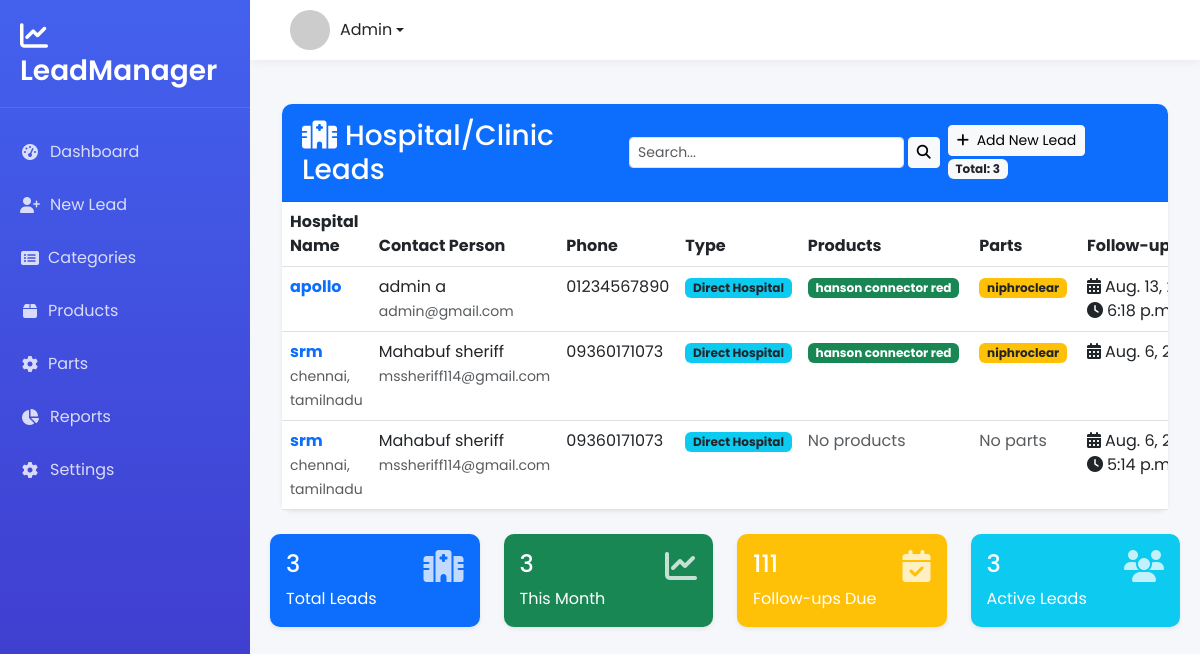
Page /hospital-leads/ (signed in) on the committed database.
### leads/models.py (models this page shows, shortened)
class HospitalLead(models.Model):
    hospital_name = models.CharField(max_length=200)
    hospital_type = models.CharField(max_length=50, choices=[
        ('Direct Hospital', 'Direct Hospital'),
        ('Distributed', 'Distributed'),
        ('Other', 'Other'),
    ])
    first_name = models.CharField(max_length=100)
    last_name = models.CharField(max_length=100)
    phone = models.CharField(max_length=15)
    email = models.EmailField(blank=True, null=True)
    address = models.TextField(blank=True, null=True)
    city = models.CharField(max_length=100, blank=True, null=True)
    state = models.CharField(max_length=100, blank=True, null=True)
    country = models.CharField(max_length=100, default='India')
    telecalling_response = models.JSONField(default=list)
    decision_maker = models.JSONField(default=list)
    followup_date = models.DateField(null=True, blank=True)
    followup_time = models.TimeField(null=True, blank=True)
    communication_channel = models.CharField(
        max_length=20,
        choices=[
            ('SMS', 'SMS'),
            ('Email', 'Email'),
            ('WhatsApp', 'WhatsApp'),
            ('Phone', 'Phone')
        ],
        null=True,
        blank=True
    )
    promotional_messages = models.CharField(
        max_length=3,
        choices=[('Yes', 'Yes'), ('No', 'No')],
        null=True,
        blank=True
    )
    remarks = models.TextField(null=True, blank=True)
    created_by = models.ForeignKey(User, on_delete=models.CASCADE)
    created_at = models.DateTimeField(auto_now_add=True)
    updated_at = models.DateTimeField(auto_now=True)

class HospitalLeadProducts(models.Model):
    hospital_lead = models.ForeignKey(HospitalLead, on_delete=models.CASCADE, related_name='lead_products')
    product = models.ForeignKey(Product, on_delete=models.CASCADE)
    created_at = models.DateTimeField(auto_now_add=True)
    class Meta:
        unique_together = ('hospital_lead', 'product')  # Prevent duplicate products for same lead
        verbose_name = "Hospital Lead Product"
        verbose_name_plural = "Hospital Lead Products"

class Product(models.Model):
    PRODUCT_UNITS = [
        ('kg', 'Kilogram'),
        ('ltr', 'Liter'),
        ('pcs', 'Pieces'),
        ('box', 'Box'),
        ('nos', 'Numbers'),
    ]
    id = models.CharField(max_length=50, primary_key=True)
    name = models.CharField(max_length=100)
    selling_price = models.DecimalField(max_digits=10, decimal_places=2)
    tax_percent = models.DecimalField(max_digits=5, decimal_places=2)
    purchase_price = models.DecimalField(max_digits=10, decimal_places=2)
    unit = models.CharField(max_length=10, choices=PRODUCT_UNITS, default='pcs')
    hsn_sac = models.CharField(max_length=20, blank=True, null=True)
    description = models.TextField(blank=True)
    category = models.ForeignKey('Category', on_delete=models.SET_NULL, null=True)
    product_image = models.ImageField(upload_to='product_images/', blank=True, null=True)
    created_at = models.DateTimeField(auto_now_add=True)

class HospitalLeadParts(models.Model):
    hospital_lead = models.ForeignKey(HospitalLead, on_delete=models.CASCADE, related_name='lead_parts')
    part = models.ForeignKey(Parts, on_delete=models.CASCADE)
    created_at = models.DateTimeField(auto_now_add=True)
    class Meta:
        unique_together = ('hospital_lead', 'part')  # Prevent duplicate parts for same lead
        verbose_name = "Hospital Lead Part"
        verbose_name_plural = "Hospital Lead Parts"

class Parts(models.Model):
    id = models.CharField(max_length=100, primary_key=True)
    name = models.CharField(max_length=200)
    category = models.ForeignKey(Category, on_delete=models.SET_NULL, null=True, blank=True)
    product = models.ForeignKey(Product, on_delete=models.SET_NULL, null=True, blank=True)
    description = models.TextField(blank=True, null=True)
    parts_image = models.ImageField(upload_to='parts_images/', blank=True, null=True)
    created_at = models.DateTimeField(auto_now_add=True)
    updated_at = models.DateTimeField(auto_now=True)
    class Meta:
        verbose_name = "Parts"
        verbose_name_plural = "Parts"
        ordering = ['-created_at']

### leads/views.py (the view, shortened to what this page needs)
# urls.py: path('hospital-leads/', views.hospital_leads_list, name='hospital_leads_list'),
@login_required
def hospital_leads_list(request):
    search_query = request.GET.get('q', '').strip()
    leads = HospitalLead.objects.all().prefetch_related(
        'lead_parts__part',
        'lead_products__product'
    ).order_by('-created_at')
    return render(request, 'hospital_leads_list.html', {
        'leads': leads,
        'search_query': search_query
    })

### leads/templates/hospital_leads_list.html (shortened to what this page needs)
{% extends "base.html" %}
{% block content %}
<div class="container mt-4">
    <div class="card">
        <div class="card-header bg-primary text-white d-flex justify-content-between align-items-center">
            <h3 class="mb-0">
                <i class="fas fa-hospital me-2"></i>Hospital/Clinic Leads
            </h3>
             <div class="d-flex">
                <form method="get" class="d-flex me-2">
                    <input type="text" name="q" class="form-control form-control-sm me-1"
                        placeholder="Search..." value="{{ search_query }}">
                    <button type="submit" class="btn btn-light btn-sm"><i class="fas fa-search"></i></button>
                </form>
        </div>
            <div>
                <a href="{% url 'new_lead' %}" class="btn btn-light btn-sm me-2">
                    <i class="fas fa-plus me-1"></i> Add New Lead
                </a>
                <span class="badge bg-light text-dark">Total: {{ leads|length }}</span>
            </div>
        </div>
        <div class="card-body p-0">
            <div class="table-responsive">
                <table class="table table-hover mb-0">
                    <thead class="bg-light">
                        <tr>
                            <th>Hospital Name</th>
                            <th>Contact Person</th>
                            <th>Phone</th>
                            <th>Type</th>
                            <th>Products</th>
                            <th>Parts</th>
                            <th>Follow-up</th>
                        </tr>
                    </thead>
                    <tbody>
                        {% for lead in leads %}
                        <tr>
                            <td>
                                <div class="fw-bold text-primary">{{ lead.hospital_name }}</div>
                                <small class="text-muted">{{ lead.city|default:"" }}{% if lead.city and lead.state %}, {% endif %}{{ lead.state|default:"" }}</small>
                            </td>
                            <td>
                                <div>{{ lead.first_name }} {{ lead.last_name }}</div>
                                {% if lead.email %}
                                    <small class="text-muted">{{ lead.email }}</small>
                                {% endif %}
                            </td>
                            <td>
                                <span class="text-nowrap">{{ lead.phone }}</span>
                            </td>
                            <td>
                                <span class="badge bg-info text-dark">{{ lead.hospital_type }}</span>
                            </td>
                            <td>
                                {% if lead.lead_products.all %}
                                    <div class="product-list">
                                        {% for lead_product in lead.lead_products.all %}
                                            <span class="badge bg-success me-1 mb-1">{{ lead_product.product.name }}</span>
                                        {% endfor %}
                                    </div>
                                {% else %}
                                    <span class="text-muted">No products</span>
                                {% endif %}
                            </td>
                            <td>
                                {% if lead.lead_parts.all %}
                                    <div class="parts-list">
                                        {% for lead_part in lead.lead_parts.all %}
                                            <span class="badge bg-warning text-dark me-1 mb-1">{{ lead_part.part.name }}</span>
                                        {% endfor %}
                                    </div>
                                {% else %}
                                    <span class="text-muted">No parts</span>
                                {% endif %}
                            </td>
                            <td>
                                {% if lead.followup_date %}
                                    <div class="text-nowrap">
                                        <i class="fas fa-calendar-alt me-1"></i>{{ lead.followup_date }}
                                        {% if lead.followup_time %}
                                            <br><i class="fas fa-clock me-1"></i>{{ lead.followup_time }}
                                        {% endif %}
                                    </div>
                                {% else %}
                                    <span class="text-muted">Not set</span>
                                {% endif %}
                            </td>
                        </tr>
                        {% endfor %}
                    </tbody>
                </table>
            </div>
        </div>
    </div>
</div>
<div class="row mt-4">
    <div class="col-md-3">
        <div class="card bg-primary text-white">
            <div class="card-body">
                <div class="d-flex justify-content-between">
                    <div>
                        <h4>{{ leads|length }}</h4>
                        <p class="mb-0">Total Leads</p>
                    </div>
                    <i class="fas fa-hospital fa-2x opacity-75"></i>
                </div>
            </div>
        </div>
    </div>
    <div class="col-md-3">
        <div class="card bg-success text-white">
            <div class="card-body">
                <div class="d-flex justify-content-between">
                    <div>
                        <h4>{{ leads|length }}</h4>
                        <p class="mb-0">This Month</p>
                    </div>
                    <i class="fas fa-chart-line fa-2x opacity-75"></i>
                </div>
            </div>
        </div>
    </div>
    <div class="col-md-3">
        <div class="card bg-warning text-white">
            <div class="card-body">
                <div class="d-flex justify-content-between">
                    <div>
                        <h4>{% for lead in leads %}{% if lead.followup_date %}1{% endif %}{% endfor %}</h4>
                        <p class="mb-0">Follow-ups Due</p>
                    </div>
                    <i class="fas fa-calendar-check fa-2x opacity-75"></i>
                </div>
            </div>
        </div>
    </div>
    <div class="col-md-3">
        <div class="card bg-info text-white">
            <div class="card-body">
                <div class="d-flex justify-content-between">
                    <div>
                        <h4>{{ leads|length }}</h4>
                        <p class="mb-0">Active Leads</p>
                    </div>
                    <i class="fas fa-users fa-2x opacity-75"></i>
                </div>
            </div>
        </div>
    </div>
</div>
{% endblock %}

### leads/templates/base.html (style rules this page uses)
:root { --primary-color: #4361ee; --secondary-color: #3f37c9; --accent-color: #4895ef; --light-color: #f8f9fa; --dark-color: #212529; --sidebar-width: 250px; --header-height: 60px; }
body { font-family: 'Poppins', sans-serif; background-color: #f5f7fa; color: #4a4a4a; min-height: 100vh; display: flex; flex-direction: column; }
.card { border: none; border-radius: 10px; box-shadow: 0 4px 20px rgba(0, 0, 0, 0.05); margin-bottom: 20px; transition: all 0.3s; }
.card-header { background-color: white; border-bottom: 1px solid rgba(0, 0, 0, 0.05); font-weight: 600; padding: 15px 20px; border-radius: 10px 10px 0 0 !important; }

### leads/templates/hospital_leads_list.html (style rules this page uses)
.product-list, .parts-list { max-width: 200px; }
.badge { font-size: 0.75em; }
.card { box-shadow: 0 0.125rem 0.25rem rgba(0, 0, 0, 0.075); }
.opacity-75 { opacity: 0.75; }

### rows in the picture
HospitalLead: hospital_name "apollo", first_name "admin", last_name "a", email "admin@gmail.com", phone "01234567890", hospital_type "Direct Hospital", followup_date "Aug. 13,…", followup_time "6:18…"
HospitalLeadProducts: product.name "hanson connector red"
HospitalLeadParts: part.name "niphroclear"
HospitalLead: hospital_name "srm", city "chennai", state "tamilnadu", first_name "Mahabuf", last_name "sheriff", email "mssheriff114@gmail.com", phone "09360171073", hospital_type "Direct Hospital", followup_date "Aug. 6,…"
HospitalLeadProducts: product.name "hanson connector red"
HospitalLeadParts: part.name "niphroclear"
HospitalLead: hospital_name "srm", city "chennai", state "tamilnadu", first_name "Mahabuf", last_name "sheriff", email "mssheriff114@gmail.com", phone "09360171073", hospital_type "Direct Hospital", shows "No products", shows "No parts", followup_date "Aug. 6,…", followup_time "5:14…"

### other values in the picture
{{ leads|length }} "3"
